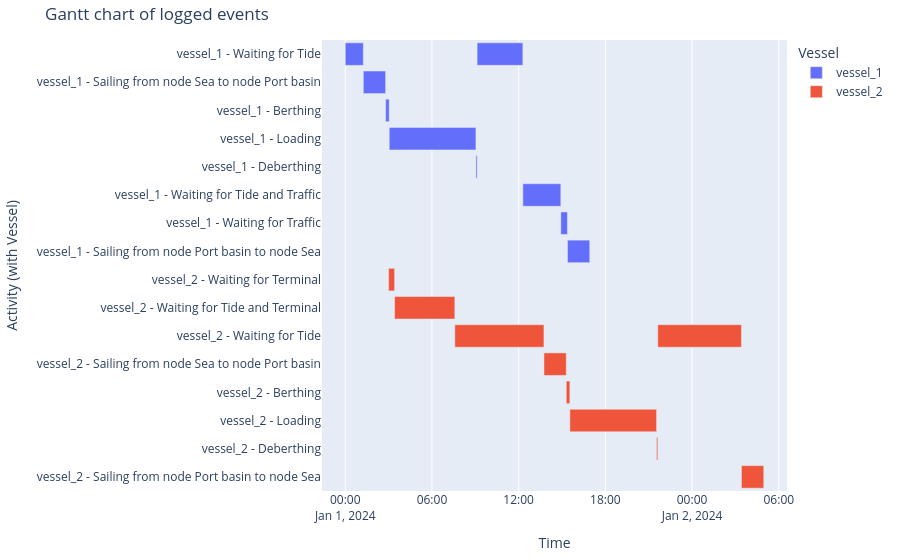

The code cell stored with this chart in its notebook:
### Markdown cell above
###### Vessel processes
And the Gantt chart

### Code cell
df_eventtable = logbook2eventtable([vessel_1, vessel_2])
generate_vessel_gantt_chart(df_eventtable)

### Figure 1 — Plotly figure (JSON) as saved in the notebook; plotly's stock layout.template omitted (floating-point values rounded to 4 significant figures)
{"data": [{"base": ["2024-01-01T00:00:00.000000", "2024-01-01T01:15:00.000000", "2024-01-01T02:47:36.000000", "2024-01-01T03:02:36.000000", "2024-01-01T09:02:36.000000", "2024-01-01T09:07:36.000000", "2024-01-01T12:17:25.000000", "2024-01-01T14:55:00.000000", "2024-01-01T15:22:36.000000"], "hovertemplate": "object name=vessel_1<br>start time=%{base}<br>stop time=%{x}<br>activity label=%{y}<extra></extra>", "legendgroup": "vessel_1", "marker": {"color": "#636efa", "pattern": {"shape": ""}}, "name": "vessel_1", "orientation": "h", "showlegend": true, "textposition": "auto", "type": "bar", "x": [4500000, 5556000, 900000, 21600000, 300000, 11389000, 9455000, 1656000, 5555000], "xaxis": "x", "y": ["vessel_1 - Waiting for Tide", "vessel_1 - Sailing from node Sea to node Port basin", "vessel_1 - Berthing", "vessel_1 - Loading", "vessel_1 - Deberthing", "vessel_1 - Waiting for Tide", "vessel_1 - Waiting for Tide and Traffic", "vessel_1 - Waiting for Traffic", "vessel_1 - Sailing from node Port basin to node Sea"], "yaxis": "y"}, {"base": ["2024-01-01T03:00:00.000000", "2024-01-01T03:25:00.000000", "2024-01-01T07:35:00.000000", "2024-01-01T13:45:00.000000", "2024-01-01T15:17:36.000000", "2024-01-01T15:32:36.000000", "2024-01-01T21:32:36.000000", "2024-01-01T21:37:36.000000", "2024-01-02T03:25:00.000000"], "hovertemplate": "object name=vessel_2<br>start time=%{base}<br>stop time=%{x}<br>activity label=%{y}<extra></extra>", "legendgroup": "vessel_2", "marker": {"color": "#EF553B", "pattern": {"shape": ""}}, "name": "vessel_2", "orientation": "h", "showlegend": true, "textposition": "auto", "type": "bar", "x": [1500000, 15000000, 22200000, 5556000, 900000, 21600000, 300000, 20844000, 5556000], "xaxis": "x", "y": ["vessel_2 - Waiting for Terminal", "vessel_2 - Waiting for Tide and Terminal", "vessel_2 - Waiting for Tide", "vessel_2 - Sailing from node Sea to node Port basin", "vessel_2 - Berthing", "vessel_2 - Loading", "vessel_2 - Deberthing", "vessel_2 - Waiting for Tide", "vessel_2 - Sailing from node Port basin to node Sea"], "yaxis": "y"}], "layout": {"barmode": "overlay", "legend": {"title": {"text": "Vessel"}, "tracegroupgap": 0}, "margin": {"b": 20, "l": 20, "r": 20, "t": 40}, "title": {"text": "Gantt chart of logged events"}, "xaxis": {"anchor": "y", "domain": [0, 1], "title": {"text": "Time"}, "type": "date"}, "yaxis": {"anchor": "x", "autorange": "reversed", "domain": [0, 1], "title": {"text": "Activity (with Vessel)"}}}}
